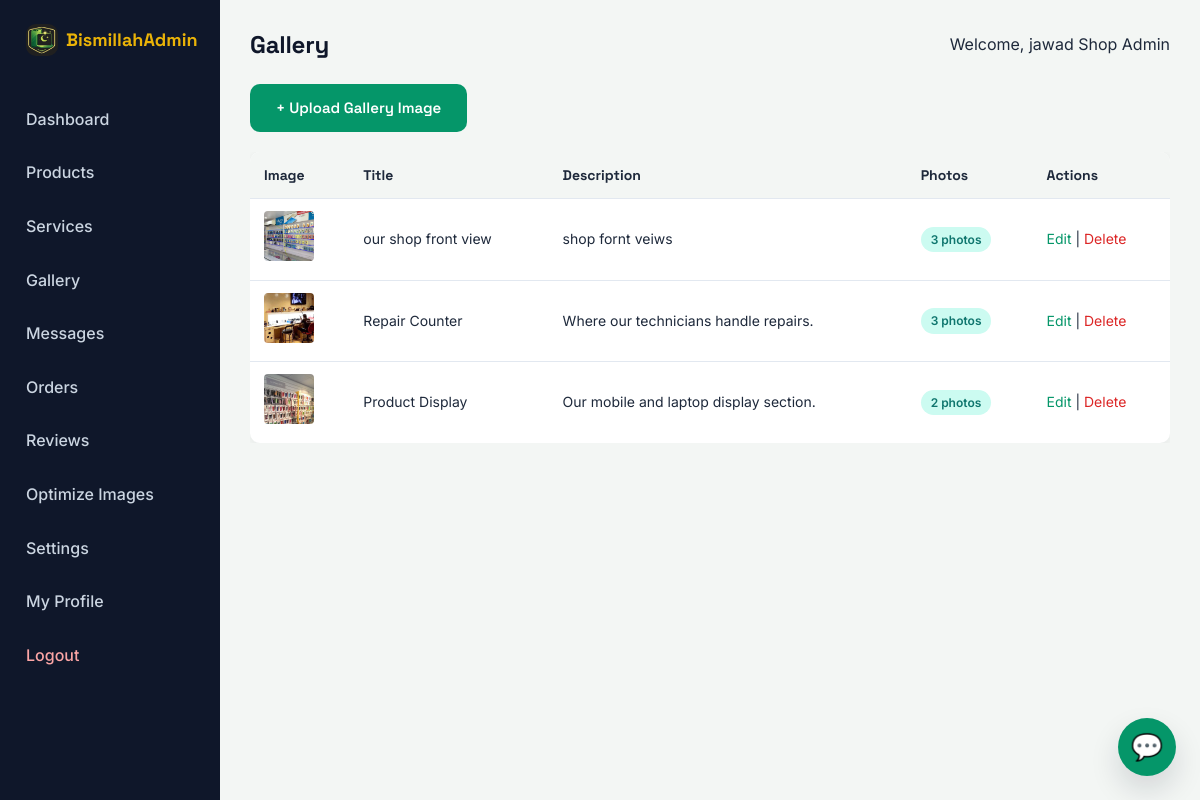
/admin/gallery/index.php (signed in), run on the app's committed database.
### tables this page shows
CREATE TABLE `settings` (
  `setting_id` int(11) NOT NULL,
  `logo_image` varchar(255) DEFAULT NULL,
  `updated_at` timestamp NOT NULL DEFAULT current_timestamp() ON UPDATE current_timestamp()
);

CREATE TABLE `gallery` (
  `gallery_id` int(11) NOT NULL,
  `title` varchar(150) DEFAULT NULL,
  `description` varchar(255) DEFAULT NULL,
  `image` varchar(255) NOT NULL,
  `created_at` timestamp NOT NULL DEFAULT current_timestamp()
);

### admin/gallery/index.php (the view, shortened to what this page needs)
<?php
require '../../config/database.php';
$galleryImages = $pdo->query("SELECT g.*,
    (SELECT COUNT(*) FROM gallery_images gi WHERE gi.gallery_id = g.gallery_id) as photo_count
    FROM gallery g ORDER BY g.created_at DESC")->fetchAll();
require '../includes/admin-header.php';
?>
<div style="margin-bottom:20px;">
    <a href="add.php" class="btn btn-primary">+ Upload Gallery Image</a>
</div>
<div class="desktop-table-only">
<div class="table-responsive">
<table class="admin-table">
    <tr><th>Image</th><th>Title</th><th>Description</th><th>Photos</th><th>Actions</th></tr>
    <?php foreach ($galleryImages as $g): ?>
    <tr>
        <td><img src="/bismillah-shop/uploads/gallery/<?php echo htmlspecialchars($g['image']); ?>" style="width:50px; height:50px; object-fit:cover; border-radius:4px;"></td>
        <td><?php echo htmlspecialchars($g['title']); ?></td>
        <td><?php echo htmlspecialchars($g['description']); ?></td>
        <td><span class="category-badge" style="background:#ccfbf1; color:#0f766e;"><?php echo (int)$g['photo_count'] + 1; ?> photo<?php echo $g['photo_count'] != 0 ? 's' : ''; ?></span></td>
        <td>
            <a href="edit.php?id=<?php echo $g['gallery_id']; ?>">Edit</a> |
            <a href="delete.php?id=<?php echo $g['gallery_id']; ?>" onclick="return confirm('Delete this image?');" style="color:var(--danger);">Delete</a>
        </td>
    </tr>
    <?php endforeach; ?>
</table>
</div>
</div>
<?php require '../includes/admin-footer.php'; ?>

### admin/includes/admin-sidebar.php (shortened to what this page needs)
<?php $siteSettings = $pdo->query("SELECT * FROM settings LIMIT 1")->fetch(); ?>
<aside class="admin-sidebar">
    <div class="admin-logo">
        <?php if (!empty($siteSettings['logo_image'])): ?>
            <span style="display:inline-flex; align-items:center; gap:8px;">
                <img src="/bismillah-shop/uploads/branding/<?php echo htmlspecialchars($siteSettings['logo_image']); ?>" alt="Logo" class="site-logo-img" style="height:32px; width:32px;">
                <span>Bismillah<span style="color:var(--accent);">Admin</span></span>
            </span>
        <?php else: ?>
            Bismillah<span>Admin</span>
        <?php endif; ?>
    </div>
    <nav class="admin-nav">
        <a href="/bismillah-shop/admin/dashboard.php" class="admin-nav-link">Dashboard</a>
        <a href="/bismillah-shop/admin/products/index.php" class="admin-nav-link">Products</a>
        <a href="/bismillah-shop/admin/services/index.php" class="admin-nav-link">Services</a>
        <a href="/bismillah-shop/admin/gallery/index.php" class="admin-nav-link">Gallery</a>
        <a href="/bismillah-shop/admin/messages/index.php" class="admin-nav-link">Messages</a>
        <a href="/bismillah-shop/admin/orders/index.php" class="admin-nav-link">Orders</a>
        <a href="/bismillah-shop/admin/reviews/index.php" class="admin-nav-link">Reviews</a>
        <a href="/bismillah-shop/admin/optimize-images.php" class="admin-nav-link">Optimize Images</a>
        <a href="/bismillah-shop/admin/settings.php" class="admin-nav-link">Settings</a>
        <a href="/bismillah-shop/admin/profile.php" class="admin-nav-link">My Profile</a>
        <a href="/bismillah-shop/admin/logout.php" class="admin-nav-link" style="color:#fca5a5;">Logout</a>
    </nav>
</aside>

### assets/css/style.css (style rules this page uses)
:root { --primary: #059669; --primary-dark: #047857; --primary-light: #d1fae5; --secondary: #0f172a; --accent: #eab308; --accent-dark: #a16207; --accent-light: #fef3c7; --bg: #fdfdfb; --bg-light: #f3f6f4; --text: #1e293b; --text-muted: #64748b; --border: #e2e8f0; --success: #2563eb; --danger: #dc2626; --font-heading: 'Space Grotesk', 'Segoe UI', Roboto, Arial, sans-serif; --font-body: 'Inter', 'Segoe UI', Roboto, Arial, sans-serif; --radius: 10px; --shadow: 0 2px 10px rgba(15,23,42,0.06); --shadow-hover: 0 14px 30px rgba(15,23,42,0.14); }
* { box-sizing: border-box; margin: 0; padding: 0; }
body { font-family: var(--font-body); color: var(--text); background: var(--bg); line-height: 1.6; }
a { text-decoration: none; color: var(--primary); }
.site-logo-img { height: 40px; width: 40px; object-fit: cover; border-radius: 10px; vertical-align: middle; }
.btn { display: inline-block; font-family: var(--font-heading); padding: 12px 26px; border-radius: var(--radius); font-weight: 600; font-size: 15px; border: none; cursor: pointer; transition: transform 0.15s ease, box-shadow 0.15s ease, background 0.15s ease; }
.btn-primary { background: var(--primary); color: #fff; }
.category-badge { display: inline-block; font-size: 12px; font-weight: 600; padding: 3px 10px; border-radius: 20px; }

### assets/css/admin.css (style rules this page uses)
.admin-sidebar { width: 220px; background: var(--secondary); color: #fff; padding: 24px 16px; flex-shrink: 0; }
.admin-logo { font-family: var(--font-heading); font-size: 18px; font-weight: 700; margin-bottom: 30px; padding: 0 10px; }
.admin-logo span { color: var(--accent); }
.admin-nav-link { display: block; padding: 12px 10px; color: #cbd5e1; border-radius: var(--radius); margin-bottom: 4px; font-weight: 500; }
.table-responsive { width: 100%; overflow-x: auto; -webkit-overflow-scrolling: touch; }
.admin-table { width: 100%; min-width: 500px; background: #fff; border-collapse: collapse; border-radius: var(--radius); overflow: hidden; box-shadow: var(--shadow); }
.admin-table th, .admin-table td { padding: 12px 14px; text-align: left; border-bottom: 1px solid var(--border); font-size: 14px; white-space: nowrap; }
.admin-table th { background: var(--bg-light); font-weight: 700; font-family: var(--font-heading); }
.admin-table tr:last-child td { border-bottom: none; }
.desktop-table-only { display: block; }

### data on the page
settings: logo_image (picture)
gallery: image (picture), title "our shop front view", description "shop fornt veiws", photo_count "3"
gallery: image (picture), title "Repair Counter", description "Where our technicians handle repairs.", photo_count "3"
gallery: image (picture), title "Product Display", description "Our mobile and laptop display section.", photo_count "2"

### other printed values
$pageTitle "Gallery"
$_SESSION['admin_name'] "jawad Shop Admin"
